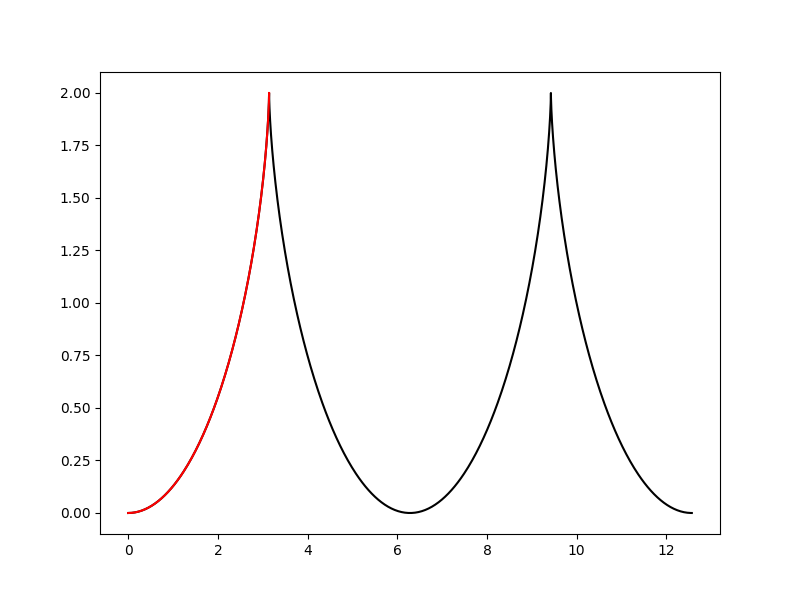

The script that saved this image:
import matplotlib.pyplot as plt
import ptrace as pt
import numpy as np


phi = np.linspace(0, 2 * np.pi, 1000)

x = 2 * phi + np.sin(2 * phi)
y = 1 - np.cos(2 * phi)

cond = np.abs(phi) <= np.pi / 2


fig, ax = plt.subplots(1, 1, figsize=(8, 6))

ax.plot(x, y, "-k")
ax.plot(x[cond], y[cond], "-r")

fig.savefig("p2.png")
